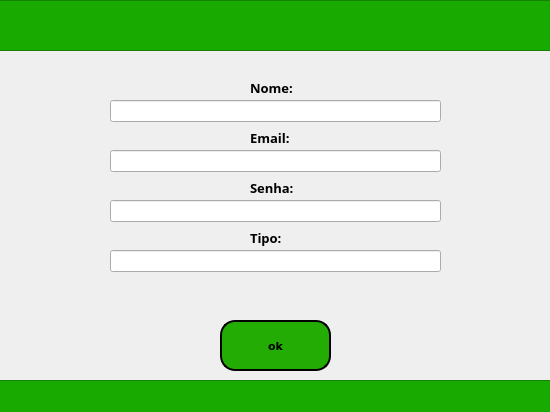
<?xml version="1.0" encoding="UTF-8"?>
<ui version="4.0">
 <class>Dialog</class>
 <widget class="QDialog" name="Dialog">
  <property name="geometry">
   <rect>
    <x>0</x>
    <y>0</y>
    <width>550</width>
    <height>412</height>
   </rect>
  </property>
  <property name="windowTitle">
   <string>Dialog</string>
  </property>
  <widget class="QFrame" name="frame">
   <property name="geometry">
    <rect>
     <x>-150</x>
     <y>-160</y>
     <width>761</width>
     <height>611</height>
    </rect>
   </property>
   <property name="frameShape">
    <enum>QFrame::StyledPanel</enum>
   </property>
   <property name="frameShadow">
    <enum>QFrame::Raised</enum>
   </property>
   <widget class="QPushButton" name="btnUserOk">
    <property name="geometry">
     <rect>
      <x>370</x>
      <y>480</y>
      <width>111</width>
      <height>51</height>
     </rect>
    </property>
    <property name="font">
     <font>
      <family>Verdana</family>
      <pointsize>8</pointsize>
      <weight>75</weight>
      <bold>true</bold>
     </font>
    </property>
    <property name="styleSheet">
     <string notr="true">background-color: rgb(35, 173, 4);
border-radius: 15px;
 border: 2px solid black;</string>
    </property>
    <property name="text">
     <string>ok</string>
    </property>
   </widget>
   <widget class="QLineEdit" name="lineNome">
    <property name="geometry">
     <rect>
      <x>260</x>
      <y>260</y>
      <width>331</width>
      <height>22</height>
     </rect>
    </property>
    <property name="text">
     <string/>
    </property>
   </widget>
   <widget class="QLineEdit" name="lineEmail">
    <property name="geometry">
     <rect>
      <x>260</x>
      <y>310</y>
      <width>331</width>
      <height>22</height>
     </rect>
    </property>
    <property name="text">
     <string/>
    </property>
   </widget>
   <widget class="QLineEdit" name="lineSenha">
    <property name="geometry">
     <rect>
      <x>260</x>
      <y>360</y>
      <width>331</width>
      <height>22</height>
     </rect>
    </property>
    <property name="text">
     <string/>
    </property>
   </widget>
   <widget class="QLineEdit" name="lineTipo">
    <property name="geometry">
     <rect>
      <x>260</x>
      <y>410</y>
      <width>331</width>
      <height>22</height>
     </rect>
    </property>
    <property name="text">
     <string/>
    </property>
   </widget>
   <widget class="QLabel" name="nomeUser">
    <property name="geometry">
     <rect>
      <x>400</x>
      <y>240</y>
      <width>55</width>
      <height>16</height>
     </rect>
    </property>
    <property name="font">
     <font>
      <family>Segoe UI Black</family>
      <pointsize>10</pointsize>
      <weight>75</weight>
      <bold>true</bold>
     </font>
    </property>
    <property name="text">
     <string>Nome:</string>
    </property>
   </widget>
   <widget class="QLabel" name="emailUser">
    <property name="geometry">
     <rect>
      <x>400</x>
      <y>290</y>
      <width>55</width>
      <height>16</height>
     </rect>
    </property>
    <property name="font">
     <font>
      <family>Segoe UI Black</family>
      <pointsize>10</pointsize>
      <weight>75</weight>
      <bold>true</bold>
     </font>
    </property>
    <property name="text">
     <string>Email:</string>
    </property>
   </widget>
   <widget class="QLabel" name="senhaUser">
    <property name="geometry">
     <rect>
      <x>400</x>
      <y>340</y>
      <width>55</width>
      <height>16</height>
     </rect>
    </property>
    <property name="font">
     <font>
      <family>Segoe UI Black</family>
      <pointsize>10</pointsize>
      <weight>75</weight>
      <bold>true</bold>
     </font>
    </property>
    <property name="text">
     <string>Senha:</string>
    </property>
   </widget>
   <widget class="QLabel" name="tipoUser">
    <property name="geometry">
     <rect>
      <x>400</x>
      <y>390</y>
      <width>55</width>
      <height>16</height>
     </rect>
    </property>
    <property name="font">
     <font>
      <family>Segoe UI Black</family>
      <pointsize>10</pointsize>
      <weight>75</weight>
      <bold>true</bold>
     </font>
    </property>
    <property name="text">
     <string>Tipo:</string>
    </property>
   </widget>
   <widget class="QFrame" name="verdeUserB">
    <property name="geometry">
     <rect>
      <x>140</x>
      <y>540</y>
      <width>771</width>
      <height>51</height>
     </rect>
    </property>
    <property name="styleSheet">
     <string notr="true">background-color: rgb(25, 170, 0);</string>
    </property>
    <property name="frameShape">
     <enum>QFrame::StyledPanel</enum>
    </property>
    <property name="frameShadow">
     <enum>QFrame::Raised</enum>
    </property>
   </widget>
   <widget class="QFrame" name="verdeUserC">
    <property name="geometry">
     <rect>
      <x>130</x>
      <y>160</y>
      <width>771</width>
      <height>51</height>
     </rect>
    </property>
    <property name="styleSheet">
     <string notr="true">background-color: rgb(25, 170, 0);</string>
    </property>
    <property name="frameShape">
     <enum>QFrame::StyledPanel</enum>
    </property>
    <property name="frameShadow">
     <enum>QFrame::Raised</enum>
    </property>
   </widget>
  </widget>
 </widget>
 <resources/>
 <connections/>
</ui>
